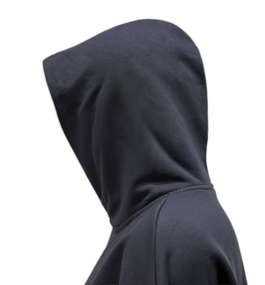
#> input picture templates/new clothes compressed/hoodie_left_hood.png, 265 x 285 px, shrunk from 1684 x 1808 before the run, found by its file name
$ python mirror_hoodie_parts.py
#> lines starting #> are read from the running program, lines starting #| are printed output that depends on the picture
from pathlib import Path
from PIL import Image

BASE = Path("/home/user/PycharmProjects/dogsPrivate/templates/одежда_png")

FILES = [
    ("hoodie_left_hood.png",  "hoodie_right_hood.png"),
    ("hoodie_left_sleeve.png", "hoodie_right_sleeve.png"),
]

for src_name, dst_name in FILES:
    src = BASE / src_name
    dst = BASE / dst_name

    if not src.exists():
        print(f"Не найден файл: {src}")
        continue

    img = Image.open(src)
#> img is the input picture: PIL image 265x285 RGBA; mean R, G, B, A 27.1, 27.8, 32.4, 119.4
    mirrored = img.transpose(Image.FLIP_LEFT_RIGHT)
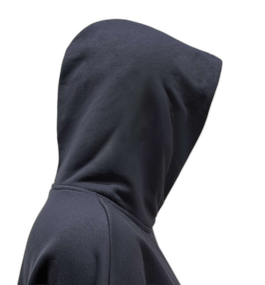
#> mirrored: PIL image 265x285 RGBA; mean R, G, B, A 27.1, 27.8, 32.4, 119.4; transparent parts drawn white
    mirrored.save(dst, "PNG")
    print(f"Сохранено: {dst}")
#> pass 2 of the loop `for src_name, dst_name in FILES:`:
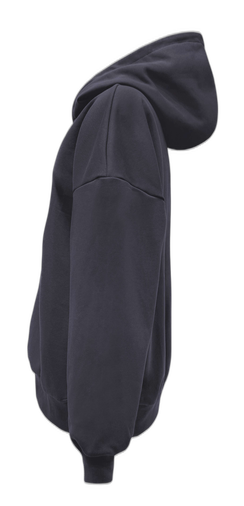
#> input picture templates/new clothes compressed/hoodie_left_sleeve.png, 244 x 506 px, shrunk from 1548 x 3210 before the run, found by its file name
#> img is the input picture: PIL image 244x506 RGBA; mean R, G, B, A 25.3, 24.7, 28.6, 106.4
#> `mirrored = img.transpose(Image.FLIP_LEFT_RIGHT)`:
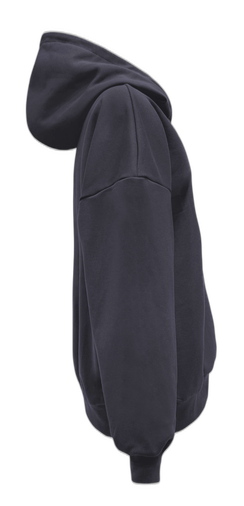
#> mirrored: PIL image 244x506 RGBA; mean R, G, B, A 25.3, 24.7, 28.6, 106.4; transparent parts drawn white
